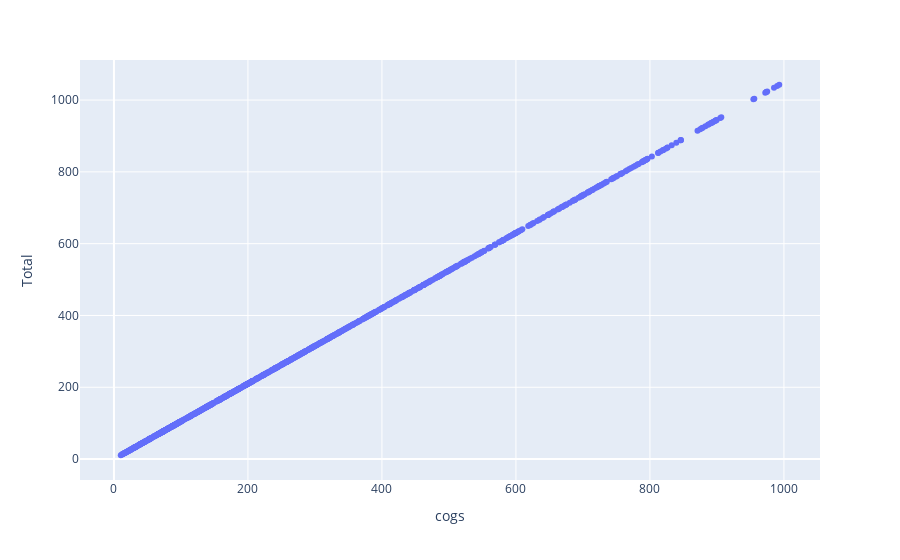

Here is the notebook cell this chart was saved with:
### Markdown cell above
# EDA

### Code cell
fig = px.scatter(df, x="cogs", y="Total")
20081tpmai0025

### Figure 1 — Plotly figure (JSON) as saved in the notebook; plotly's stock layout.template omitted (floating-point values rounded to 4 significant figures; data arrays with more than 128 entries replaced by an {"elided": "..."} marker saying what was removed)
{"data": [{"hoverlabel": {"namelength": 0}, "hovertemplate": "cogs=%{x}<br>Total=%{y}", "legendgroup": "", "marker": {"color": "#636efa", "symbol": "circle"}, "mode": "markers", "name": "", "showlegend": false, "type": "scatter", "x": {"elided": "1000 float values"}, "xaxis": "x", "y": {"elided": "1000 float values"}, "yaxis": "y"}], "layout": {"legend": {"tracegroupgap": 0}, "margin": {"t": 60}, "xaxis": {"anchor": "y", "domain": [0, 1], "title": {"text": "cogs"}}, "yaxis": {"anchor": "x", "domain": [0, 1], "title": {"text": "Total"}}}}
